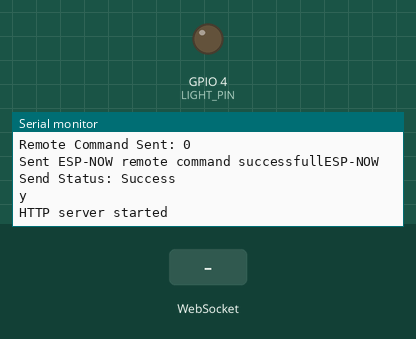
Bench run of a sketch on a simulated ESP32. Parts: output pins drawn as LEDs (lit = HIGH), the last lines printed to the serial monitor. The inputs (shaded band) are chosen by the test bench. WiFi joins after 1.5 s; servers stay silent unless stated; the camera gives no picture.

Above: at 3.0 s.
3.1 s: WebSocket text "MoveCar," received
At 4.0 s:
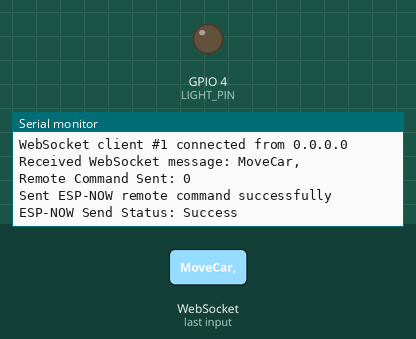
4.6 s: WebSocket text "Light," received
At 5.8 s:
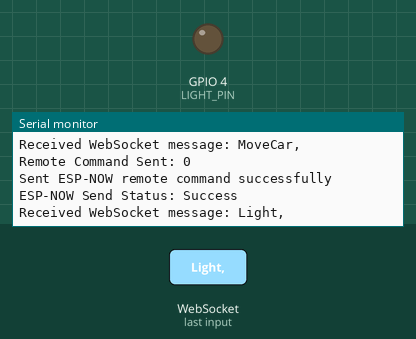
6.1 s: WebSocket text "0" received
At 7.2 s:
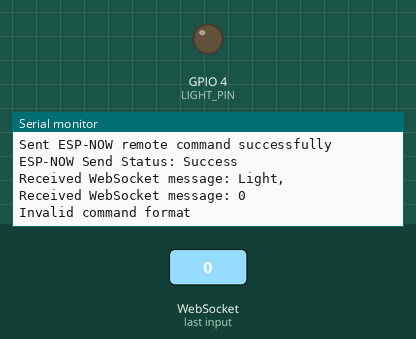

The sketch:

Camera_Transmitter.ino
```cpp
#include "esp_camera.h"
#include <Arduino.h>
#include <WiFi.h>
#include <AsyncTCP.h>
#include <ESPAsyncWebServer.h>
#include <ESPAsyncWiFiManager.h>
#include <iostream>
#include <sstream>
#include <esp_timer.h>
#include <esp_now.h>

#define LIGHT_PIN 4

const int PWMFreq = 1000;
const int PWMResolution = 8;
const int PWMLightChannel = 3;

//Camera related constants
#define PWDN_GPIO_NUM 32
#define RESET_GPIO_NUM -1
#define XCLK_GPIO_NUM 0
#define SIOD_GPIO_NUM 26
#define SIOC_GPIO_NUM 27
#define Y9_GPIO_NUM 35
#define Y8_GPIO_NUM 34
#define Y7_GPIO_NUM 39
#define Y6_GPIO_NUM 36
#define Y5_GPIO_NUM 21
#define Y4_GPIO_NUM 19
#define Y3_GPIO_NUM 18
#define Y2_GPIO_NUM 5
#define VSYNC_GPIO_NUM 25
#define HREF_GPIO_NUM 23
#define PCLK_GPIO_NUM 22

enum command {
  STOP = 0,
  FORWARD = 1,
  BACKWARD = 2,
  LEFT = 3,
  RIGHT = 4,
  FORWARD_LEFT = 5,
  FORWARD_RIGHT = 6,
  BACKWARD_LEFT = 7,
  BACKWARD_RIGHT = 8,
  TURN_LEFT = 9,
  TURN_RIGHT = 10
};

AsyncWebServer server(80);
AsyncWebSocket wsCamera("/Camera");
AsyncWebSocket wsCarInput("/CarInput");

uint32_t cameraClientId = 0;
uint8_t receiverMacAddress[] = { 0xA0, 0xB7, 0x65, 0x05, 0x75, 0x9C };

DNSServer dns;
AsyncWiFiManager wifiManager(&server, &dns);

void setupWiFi() {
    WiFi.mode(WIFI_STA);
    wifiManager.setConfigPortalTimeout(180);
  // wifiManager.resetSettings();

  if (!wifiManager.autoConnect("CameraSetup", "12345678")) {
    Serial.println("Failed to connect. Rebooting...");
    delay(2000);
    ESP.restart();
  }

  Serial.println("✅ WiFi connected");
  Serial.print("📶 IP Address: ");
  Serial.println(WiFi.localIP());
}

typedef struct {
  uint8_t xAxisValue;
  uint8_t yAxisValue;
  uint8_t zAxisValue;
  uint8_t command;
  uint8_t source;       // 11 = gesture , 12 = remote
} PacketData;

void OnDataSent(const uint8_t *mac_addr, esp_now_send_status_t status) {
  Serial.print("ESP-NOW Send Status: ");
  Serial.println(status == ESP_NOW_SEND_SUCCESS ? "Success" : "Fail");
}

void initEspNow() {
  if (esp_now_init() != ESP_OK) {
    Serial.println("Error initializing ESP-NOW");
    return;
  }

  esp_now_peer_info_t peerInfo = {};
  memcpy(peerInfo.peer_addr, receiverMacAddress, 6);
  peerInfo.channel = WiFi.channel();
  peerInfo.encrypt = false;
  if (esp_now_add_peer(&peerInfo) != ESP_OK) {
    Serial.println("Failed to add ESP-NOW peer");
    return;
  }

  esp_now_register_send_cb(OnDataSent);
  Serial.println("ESP-NOW Initialized and peer added");
}


const char *htmlHomePage PROGMEM = R"HTMLHOMEPAGE(
<!DOCTYPE html>
<html>
  <head>
  <meta name="viewport" content="width=device-width, initial-scale=1, maximum-scale=1, user-scalable=no">
    <style>
    .arrows {
      font-size:40px;
      color:pink;
    }
    .circularArrows {
      font-size:50px;
      color:blue;
    }
    td.button {
      background-color:black;
      border-radius:50%;
      box-shadow: 5px 5px #888888;
    }
    td.button:active {
      transform: translate(5px,5px);
      box-shadow: none;
    }

    .noselect {
      -webkit-touch-callout: none; /* iOS Safari */
        -webkit-user-select: none; /* Safari */
         -khtml-user-select: none; /* Konqueror HTML */
           -moz-user-select: none; /* Firefox */
            -ms-user-select: none; /* Internet Explorer/Edge */
                user-select: none; /* Non-prefixed version, currently
                                      supported by Chrome and Opera */
    }

    .slidecontainer {
      width: 100%;
    }

    .slider {
      -webkit-appearance: none;
      width: 100%;
      height: 15px;
      border-radius: 5px;
      background: #d3d3d3;
      outline: none;
      opacity: 0.7;
      -webkit-transition: .2s;
      transition: opacity .2s;
    }

    .slider:hover {
      opacity: 1;
    }

    .slider::-webkit-slider-thumb {
      -webkit-appearance: none;
      appearance: none;
      width: 25px;
      height: 25px;
      border-radius: 50%;
      background: red;
      cursor: pointer;
    }

    .slider::-moz-range-thumb {
      width: 25px;
      height: 25px;
      border-radius: 50%;
      background: red;
      cursor: pointer;
    }

    </style>

  </head>
  <body class="noselect" align="center" style="background-color:white">

    <!--h2 style="color: teal;text-align:center;">Wi-Fi Camera &#128663; Control</h2-->

    <table id="mainTable" style="width:400px;margin:auto;table-layout:fixed" CELLSPACING=10>
      <tr>
        <td colspan="3">
          <img id="cameraImage" src="" style="width:400px;height:250px">
        </td>
      </tr>
      <tr>
        <td class="button" ontouchstart='startMovement("5")' ontouchend='stopMovement()'><span class="arrows" >&#11017;</span></td>
        <td class="button" ontouchstart='startMovement("1")' ontouchend='stopMovement()'><span class="arrows" >&#8679;</span></td>
        <td class="button" ontouchstart='startMovement("6")' ontouchend='stopMovement()'><span class="arrows" >&#11016;</span></td>
      </tr>
      <tr>
        <td class="button" ontouchstart='startMovement("3")' ontouchend='stopMovement()'><span class="arrows" >&#8678;</span></td>
        <td class="button"></td>
        <td class="button" ontouchstart='startMovement("4")' ontouchend='stopMovement()'><span class="arrows" >&#8680;</span></td>
      </tr>
      <tr>
        <td class="button" ontouchstart='startMovement("7")' ontouchend='stopMovement()'><span class="arrows" >&#11019;</span></td>
        <td class="button" ontouchstart='startMovement("2")' ontouchend='stopMovement()'><span class="arrows" >&#8681;</span></td>
        <td class="button" ontouchstart='startMovement("8")' ontouchend='stopMovement()'><span class="arrows" >&#11018;</span></td>
      </tr>
      <tr>
        <td class="button" ontouchstart='startMovement("9")' ontouchend='stopMovement()'><span class="circularArrows" >&#8634;</span></td>
        <td></td>
        <td class="button" ontouchstart='startMovement("10")' ontouchend='stopMovement()'><span class="circularArrows" >&#8635;</span></td>
      </tr>
      <tr><td colspan="3" style="height:10px"></td></tr>
      <tr>
        <td style="text-align:left"><b>Speed:</b></td>
        <td colspan=2>
         <div class="slidecontainer">
            <input type="range" min="0" max="255" value="150" class="slider" id="Speed" oninput='sendButtonInput("Speed",value)'>
          </div>
        </td>
      </tr>
      <tr>
        <td style="text-align:left"><b>Light:</b></td>
        <td colspan=2>
          <div class="slidecontainer">
            <input type="range" min="0" max="255" value="0" class="slider" id="Light" oninput='sendButtonInput("Light",value)'>
          </div>
        </td>
      </tr>
    </table>

    <script>
      var webSocketCameraUrl = "ws:\/\/" + window.location.hostname + "/Camera";
      var webSocketCarInputUrl = "ws:\/\/" + window.location.hostname + "/CarInput";
      var websocketCamera;
      var websocketCarInput;

      function initCameraWebSocket()
      {
        websocketCamera = new WebSocket(webSocketCameraUrl);
        websocketCamera.binaryType = 'blob';
        websocketCamera.onopen    = function(event){};
        websocketCamera.onclose   = function(event){setTimeout(initCameraWebSocket, 2000);};
        websocketCamera.onmessage = function(event)
        {
          var imageId = document.getElementById("cameraImage");
          imageId.src = URL.createObjectURL(event.data);
        };
      }

      function initCarInputWebSocket()
      {
        websocketCarInput = new WebSocket(webSocketCarInputUrl);
        websocketCarInput.onopen    = function(event)
        {
          var speedButton = document.getElementById("Speed");
          sendButtonInput("Speed", speedButton.value);
          var lightButton = document.getElementById("Light");
          sendButtonInput("Light", lightButton.value);
        };
        websocketCarInput.onclose   = function(event){setTimeout(initCarInputWebSocket, 2000);};
        websocketCarInput.onmessage = function(event){};
      }

      function initWebSocket()
      {
        initCameraWebSocket ();
        initCarInputWebSocket();
      }

      function sendButtonInput(key, value) {
        if (websocketCarInput && websocketCarInput.readyState === WebSocket.OPEN) {
          var data = key + "," + value;
          websocketCarInput.send(data);
        }
      }

      let movementInterval = null;

      function startMovement(command) {
        if (movementInterval !== null) clearInterval(movementInterval);
        sendButtonInput("MoveCar", command);
        movementInterval = setInterval(() => {
          sendButtonInput("MoveCar", command);
        }, 100);
      }


      function stopMovement() {
        if (movementInterval !== null) {
          clearInterval(movementInterval);
          movementInterval = null;
          sendButtonInput("MoveCar", "0"); // stop command
        }
      }

      window.onload = function () {
        initWebSocket();
        document.getElementById("mainTable").addEventListener("touchend", function(event){
          event.preventDefault();
        });
      };

    </script>
  </body>
</html>
)HTMLHOMEPAGE";

/*=========== SEND CAR'S COMMANDS ===========*/
void sendCarCommands(command cmd) {
  PacketData data;
  data.xAxisValue = 0;
  data.yAxisValue = 0;
  data.zAxisValue = 0;
  data.command = static_cast<uint8_t>(cmd);
  data.source = 12;

  Serial.print("Remote Command Sent: ");
  Serial.println(data.command);

  esp_err_t result = esp_now_send(receiverMacAddress, (uint8_t *)&data, sizeof(data));
  if (result == ESP_OK) {
    Serial.println("Sent ESP-NOW remote command successfully");
  } else {
    Serial.printf("Error sending ESP-NOW remote command: %d\n", result);
  }
}

void handleWebSocketCommand(String commandStr) {
  if (commandStr.startsWith("MoveCar,")) {
    int cmdInt = commandStr.substring(8).toInt();
    if (cmdInt >= STOP && cmdInt <= TURN_RIGHT) {
      sendCarCommands(static_cast<command>(cmdInt));
    } else {
      Serial.println("Unknown command");
    }
  } else if (commandStr.startsWith("Light,")) {
    int brightness = commandStr.substring(6).toInt();
    ledcWrite(PWMLightChannel, brightness);
  } else {
    Serial.println("Invalid command format");
  }
}

// Xử lý WebSocket sự kiện điều khiển xe
void onCarInputWebSocketEvent(AsyncWebSocket *server,
                              AsyncWebSocketClient *client,
                              AwsEventType type,
                              void *arg,
                              uint8_t *data,
                              size_t len) {
  switch (type) {
    case WS_EVT_CONNECT:
      Serial.printf("WebSocket client #%u connected from %s\n", client->id(), client->remoteIP().toString().c_str());
      break;
    case WS_EVT_DISCONNECT:
      Serial.printf("WebSocket client #%u disconnected\n", client->id());
      sendCarCommands(static_cast<command>(0));
      ledcWrite(PWMLightChannel, 0);
      break;
    case WS_EVT_DATA: {
      AwsFrameInfo *info = (AwsFrameInfo *)arg;
      if (info->final && info->index == 0 && info->len == len && info->opcode == WS_TEXT) {
        String message = String((char *)data).substring(0, len);
        Serial.printf("Received WebSocket message: %s\n", message.c_str());
        handleWebSocketCommand(message);
      }
      break;
    }
    case WS_EVT_PONG:
    case WS_EVT_ERROR:
    default:
      break;
  }
}

void handleRoot(AsyncWebServerRequest *request) {
  request->send_P(200, "text/html", htmlHomePage);
}

void handleNotFound(AsyncWebServerRequest *request) {
  request->send(404, "text/plain", "File Not Found");
}

void onCameraWebSocketEvent(AsyncWebSocket *server, AsyncWebSocketClient *client,
                            AwsEventType type, void *arg,
                            uint8_t *data, size_t len) {
  switch (type) {
    case WS_EVT_CONNECT:
      Serial.printf("Camera WebSocket client connected: %u\n", client->id());
      cameraClientId = client->id();
      break;
    case WS_EVT_DISCONNECT:
      Serial.printf("Camera WebSocket client disconnected: %u\n", client->id());
      if (cameraClientId == client->id()) {
        cameraClientId = 0;
      }
      break;
    case WS_EVT_DATA:
    case WS_EVT_PONG:
    case WS_EVT_ERROR:
    default:
      break;
  }
}

void setupCamera() {
  camera_config_t config;
  config.ledc_channel = LEDC_CHANNEL_0;
  config.ledc_timer = LEDC_TIMER_0;
  config.pin_d0 = Y2_GPIO_NUM;
  config.pin_d1 = Y3_GPIO_NUM;
  config.pin_d2 = Y4_GPIO_NUM;
  config.pin_d3 = Y5_GPIO_NUM;
  config.pin_d4 = Y6_GPIO_NUM;
  config.pin_d5 = Y7_GPIO_NUM;
  config.pin_d6 = Y8_GPIO_NUM;
  config.pin_d7 = Y9_GPIO_NUM;
  config.pin_xclk = XCLK_GPIO_NUM;
  config.pin_pclk = PCLK_GPIO_NUM;
  config.pin_vsync = VSYNC_GPIO_NUM;
  config.pin_href = HREF_GPIO_NUM;
  config.pin_sscb_sda = SIOD_GPIO_NUM;
  config.pin_sscb_scl = SIOC_GPIO_NUM;
  config.pin_pwdn = PWDN_GPIO_NUM;
  config.pin_reset = RESET_GPIO_NUM;
  config.xclk_freq_hz = 20000000;
  config.pixel_format = PIXFORMAT_JPEG;

  config.frame_size = FRAMESIZE_VGA;
  config.jpeg_quality = 10;
  config.fb_count = 1;
  config.grab_mode = CAMERA_GRAB_WHEN_EMPTY;

  if (psramFound()) {
    config.fb_count = 2;
    config.grab_mode = CAMERA_GRAB_LATEST;
  }

  esp_err_t err = esp_camera_init(&config);
  if (err != ESP_OK) {
    Serial.printf("Camera init failed with error 0x%x\n", err);
    return;
  }
  Serial.println("Camera initialized");
}

void sendCameraFrame() {
  static int cameraRetryCount = 0;
  const int maxRetries = 5;

  if (cameraClientId == 0) return;

  camera_fb_t *fb = esp_camera_fb_get();
  if (!fb) {
    Serial.println("Camera capture failed");

    if (cameraRetryCount < maxRetries) {
      Serial.println("Reinitializing camera...");
      esp_camera_deinit();
      setupCamera();
      cameraRetryCount++;
    } else {
      Serial.println("Max camera retries reached. Skipping reinit.");
    }

    return;
  }

  cameraRetryCount = 0;

  if (!wsCamera.availableForWrite(cameraClientId)) {
    esp_camera_fb_return(fb);
    return;
  }

  wsCamera.binary(cameraClientId, fb->buf, fb->len);
  esp_camera_fb_return(fb);
}

void setupCameraStreaming() {
  const int intervalMs = 100;
  esp_timer_create_args_t timer_args = {
    .callback = [](void *) {
      sendCameraFrame();
    },
    .name = "frameTimer"
  };
  static esp_timer_handle_t frameTimer;
  esp_timer_create(&timer_args, &frameTimer);
  esp_timer_start_periodic(frameTimer, intervalMs * 1000);
}

void setUpPinModes() {
  ledcSetup(PWMLightChannel, PWMFreq, PWMResolution);
  pinMode(LIGHT_PIN, OUTPUT);
  ledcAttachPin(LIGHT_PIN, PWMLightChannel);
}

void setup() {
  Serial.begin(115200);
  setUpPinModes();

  setupWiFi();

  setupCamera();
  initEspNow();
  sendCarCommands(static_cast<command>(0));

  // Setup WebSocket event handlers
  wsCarInput.onEvent(onCarInputWebSocketEvent);
  wsCamera.onEvent(onCameraWebSocketEvent);
  server.addHandler(&wsCarInput);
  server.addHandler(&wsCamera);

  // Routes
  server.on("/", HTTP_GET, handleRoot);
  server.onNotFound(handleNotFound);

  // Start server
  server.begin();
  Serial.println("HTTP server started");
  setupCameraStreaming();
}

void loop() {
  wsCamera.cleanupClients();
  wsCarInput.cleanupClients();

  delay(10);
}
```

Measured:
- after the input at 3.1 s, the serial monitor: prints a new line at once (image 1)
- after the input at 4.6 s, the serial monitor: prints a new line at once (image 2)
- after the input at 6.1 s, the serial monitor: prints a new line at once (image 3)
